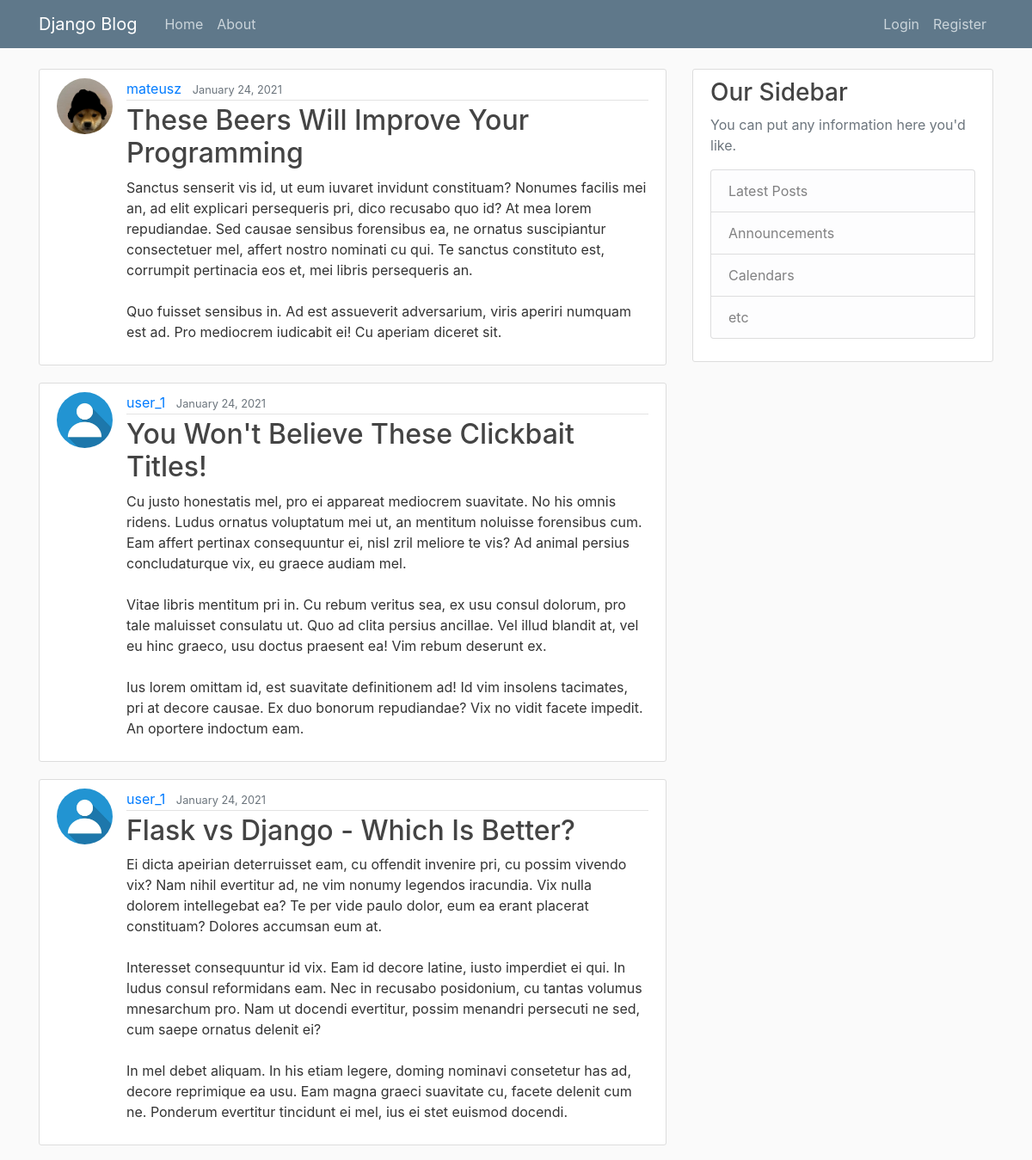
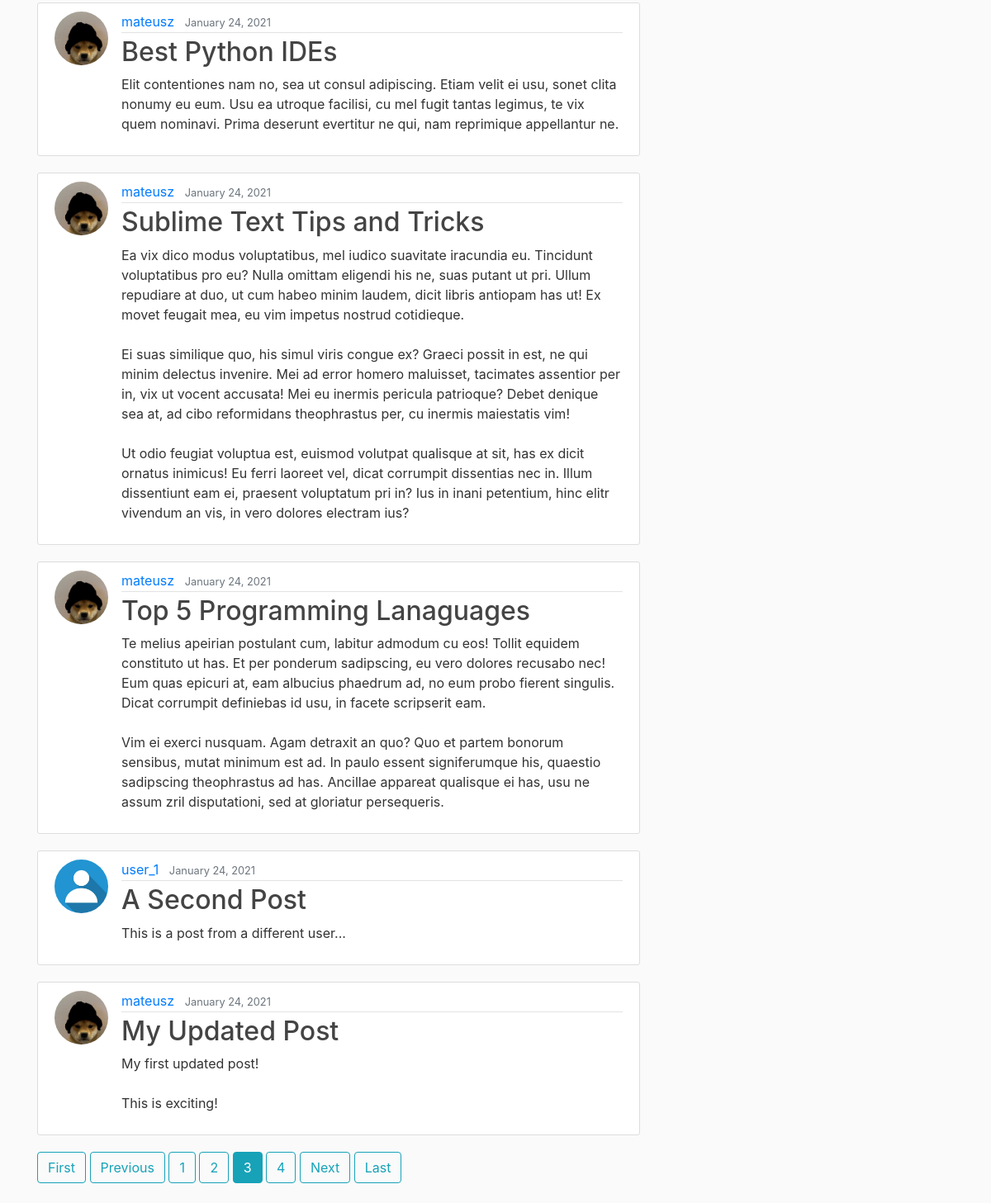
/?page=3, run on the app's committed database (2 pictures, top to bottom).
### blog/models.py (models this page shows, shortened)
class Post(models.Model):
    title = models.CharField(max_length=100)
    content = models.TextField()
    date_posted = models.DateTimeField(default=timezone.now)
    author = models.ForeignKey(User, on_delete=models.CASCADE)

### users/models.py (models this page shows, shortened)
class Profile(models.Model):
    user = models.OneToOneField(User, on_delete=models.CASCADE)
    image = models.ImageField(default='default.jpg', upload_to='profile_pics')

### blog/views.py (the view)
# urls.py: path('', PostListView.as_view(), name='blog-home'),
class PostListView(ListView):
    model = Post
    template_name = 'blog/home.html' # <app>/<model>_<viewtype>.html
    context_object_name = 'posts'
    ordering = ['-date_posted'] # newest to oldest
    paginate_by = 8

### blog/templates/blog/home.html
{% extends "blog/base.html"%}
{% block content %}
    {% for post in posts %}
        <article class="media content-section">
            <img class="rounded-circle article-img" src=" {{ post.author.profile.image.url }} ">
            <div class="media-body">
                <div class="article-metadata">
                    <a class="mr-2" href="#">{{ post.author }}</a>
                    <small class="text-muted">{{ post.date_posted|date:"F d, Y" }}</small>
                </div>
                <h2><a class="article-title" href="{% url 'post-detail' post.id %}">{{ post.title }}</a></h2>
                <p class="article-content">{{ post.content }}</p>
            </div>
        </article>
    {% endfor %}
    {% if is_paginated %}
        {% if page_obj.has_previous %}
            <a class="btn btn-outline-info mb-4" href="?page=1">First</a>
            <a class="btn btn-outline-info mb-4" href="?page={{ page_obj.previous_page_number }}">Previous</a>
        {% endif %}
        {% for num in page_obj.paginator.page_range %}
            {% if page_obj.number == num %}
                <a class="btn btn-info mb-4" href="?page={{ num }}">{{ num }}</a>
                {% elif num > page_obj.number|add:'-3' and num < page_obj.number|add:'3' %}
                <a class="btn btn-outline-info mb-4" href="?page={{ num }}">{{ num }}</a>
            {% endif %}
        {% endfor %}
        {% if page_obj.has_next %}
            <a class="btn btn-outline-info mb-4" href="?page={{ page_obj.next_page_number }}">Next</a>
            <a class="btn btn-outline-info mb-4" href="?page={{ page_obj.paginator.num_pages }}">Last</a>
        {% endif %}
    {% endif %}
{% endblock content %}

### blog/static/blog/main.css (style rules this page uses)
body { background: #fafafa; color: #333333; margin-top: 5rem; }
h1, h2, h3, h4, h5, h6 { color: #444444; }
.content-section { background: #ffffff; padding: 10px 20px; border: 1px solid #dddddd; border-radius: 3px; margin-bottom: 20px; }
.article-title { color: #444444; }
.article-content { white-space: pre-line; }
.article-img { height: 65px; width: 65px; margin-right: 16px; }
.article-metadata { padding-bottom: 1px; margin-bottom: 4px; border-bottom: 1px solid #e3e3e3 }

### data on the page
Post: author.profile.image (picture), author "mateusz", date_posted "January 24, 2021", title "These Beers Will Improve Your Programming", content "Sanctus senserit vis id, ut eum iuvaret invidunt constituam? Nonumes facilis mei an, ad elit explicari persequeris pri, dico recusabo quo id? At mea lorem repudiandae. Sed causae sensibus forensibus ea, ne ornatus suscipiantur consectetuer mel, affert nostro nominati cu qui. Te sanctus constituto est, corrumpit pertinacia eos et, mei libris persequeris an. Quo fuisset sensibus in. Ad est assueverit adversarium, viris aperiri numquam est ad. Pro mediocrem iudicabit ei! Cu aperiam diceret sit."
Post: author.profile.image (placeholder picture), author "user_1", date_posted "January 24, 2021", title "You Won't Believe These Clickbait Titles!", content "Cu justo honestatis mel, pro ei appareat mediocrem suavitate. No his omnis ridens. Ludus ornatus voluptatum mei ut, an mentitum noluisse forensibus cum. Eam affert pertinax consequuntur ei, nisl zril meliore te vis? Ad animal persius concludaturque vix, eu graece audiam mel. Vitae libris mentitum pri in. Cu rebum veritus sea, ex usu consul dolorum, pro tale maluisset consulatu ut. Quo ad clita persius ancillae. Vel illud blandit at, vel eu hinc graeco, usu doctus praesent ea! Vim rebum deserunt ex. Ius lorem omittam id, est suavitate definitionem ad! Id vim insolens tacimates, pri at decore causae. Ex duo bonorum repudiandae? Vix no vidit facete impedit. An oportere indoctum eam."
Post: author.profile.image (placeholder picture), author "user_1", date_posted "January 24, 2021", title "Flask vs Django - Which Is Better?", content "Ei dicta apeirian deterruisset eam, cu offendit invenire pri, cu possim vivendo vix? Nam nihil evertitur ad, ne vim nonumy legendos iracundia. Vix nulla dolorem intellegebat ea? Te per vide paulo dolor, eum ea erant placerat constituam? Dolores accumsan eum at. Interesset consequuntur id vix. Eam id decore latine, iusto imperdiet ei qui. In ludus consul reformidans eam. Nec in recusabo posidonium, cu tantas volumus mnesarchum pro. Nam ut docendi evertitur, possim menandri persecuti ne sed, cum saepe ornatus delenit ei? In mel debet aliquam. In his etiam legere, doming nominavi consetetur has ad, decore reprimique ea usu. Eam magna graeci suavitate cu, facete delenit cum ne. Ponderum…"
Post: author.profile.image (picture), author "mateusz", date_posted "January 24, 2021", title "Best Python IDEs", content "Elit contentiones nam no, sea ut consul adipiscing. Etiam velit ei usu, sonet clita nonumy eu eum. Usu ea utroque facilisi, cu mel fugit tantas legimus, te vix quem nominavi. Prima deserunt evertitur ne qui, nam reprimique appellantur ne."
Post: author.profile.image (picture), author "mateusz", date_posted "January 24, 2021", title "Sublime Text Tips and Tricks", content "Ea vix dico modus voluptatibus, mel iudico suavitate iracundia eu. Tincidunt voluptatibus pro eu? Nulla omittam eligendi his ne, suas putant ut pri. Ullum repudiare at duo, ut cum habeo minim laudem, dicit libris antiopam has ut! Ex movet feugait mea, eu vim impetus nostrud cotidieque. Ei suas similique quo, his simul viris congue ex? Graeci possit in est, ne qui minim delectus invenire. Mei ad error homero maluisset, tacimates assentior per in, vix ut vocent accusata! Mei eu inermis pericula patrioque? Debet denique sea at, ad cibo reformidans theophrastus per, cu inermis maiestatis vim! Ut odio feugiat voluptua est, euismod volutpat qualisque at sit, has ex dicit ornatus inimicus! Eu…"
Post: author.profile.image (picture), author "mateusz", date_posted "January 24, 2021", title "Top 5 Programming Lanaguages", content "Te melius apeirian postulant cum, labitur admodum cu eos! Tollit equidem constituto ut has. Et per ponderum sadipscing, eu vero dolores recusabo nec! Eum quas epicuri at, eam albucius phaedrum ad, no eum probo fierent singulis. Dicat corrumpit definiebas id usu, in facete scripserit eam. Vim ei exerci nusquam. Agam detraxit an quo? Quo et partem bonorum sensibus, mutat minimum est ad. In paulo essent signiferumque his, quaestio sadipscing theophrastus ad has. Ancillae appareat qualisque ei has, usu ne assum zril disputationi, sed at gloriatur persequeris."
Post: author.profile.image (placeholder picture), author "user_1", date_posted "January 24, 2021", title "A Second Post", content "This is a post from a different user..."
Post: author.profile.image (picture), author "mateusz", date_posted "January 24, 2021", title "My Updated Post", content "My first updated post! This is exciting!"

### other printed values
{{ num }} "1" "2" "4"
{{ num }} "3"
